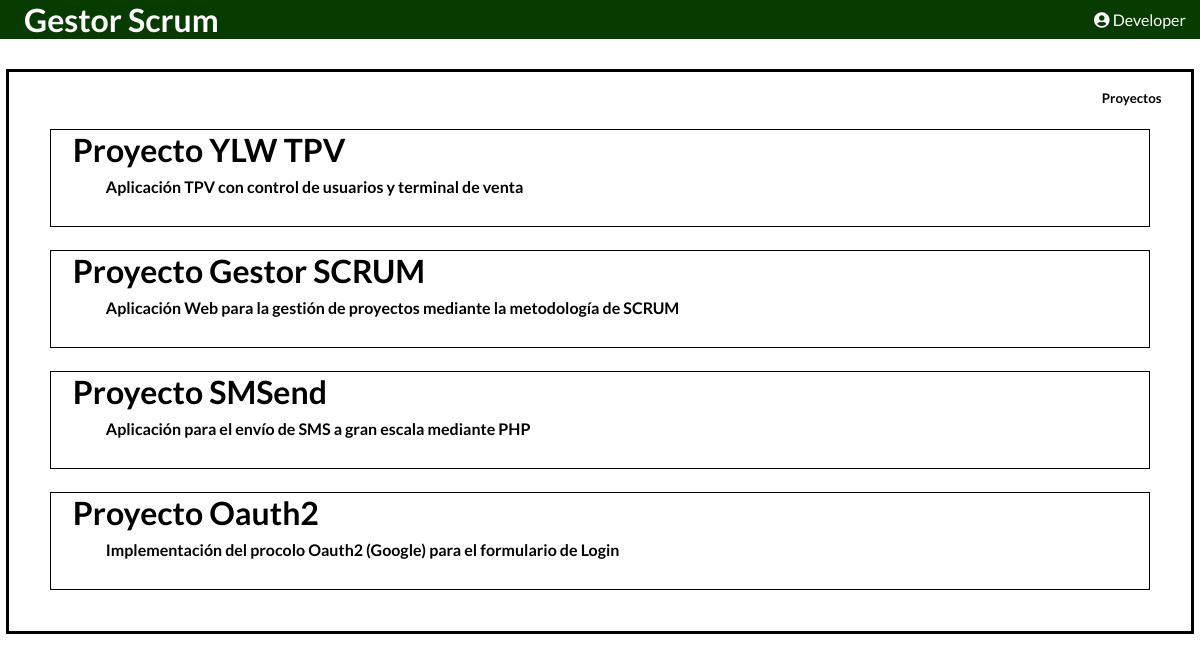
Screenshot of /UserPanel.php (signed in) with the database file from the repository.
### tables this page shows
CREATE TABLE `Proyectos` (
  `ID_Proyecto` int(11) NOT NULL,
  `Nombre_Proyecto` varchar(50) NOT NULL,
  `Fecha_Inicio_Proyecto` date NOT NULL,
  `Fecha_Final_Proyecto` date NOT NULL,
  `Descripcion_Proyecto` varchar(256) DEFAULT NULL,
  `PO_Proyecto` varchar(100) NOT NULL,
  `SM_Proyecto` varchar(100) NOT NULL
);

### UserPanel.php (the view, shortened to what this page needs)
<!DOCTYPE html>
<html lang="es" dir="ltr">
  <head>
    <link rel="stylesheet" type="text/css" href="CSS/UserPanel_CSS/Styles.css">
  	<link rel="stylesheet" href="https://use.fontawesome.com/releases/v5.5.0/css/all.css">
  </head>
  <body onload="allowedOperations()">
    <header>
      <?php
        echo "<div class='Logo'>Gestor Scrum</div>";
        echo "<nav>";
          echo "<ul id='Menu'>";
            echo "<li><a><i class='fas fa-user-circle'></i> ".$_SESSION['InputUser']."</a>";
            echo "</li>";
          echo "</ul>";
        echo "</nav>";
      ?>
    </header>
    <?php
      $Connection = new mysqli("localhost", "scrum", "P@ssw0rd", "BD_Scrum");
      $Connection->set_charset("utf8");
      $Query = "SELECT *  FROM Proyectos";
      echo '<div class="GlobalContainer">';
      echo '<h5 class="GlobalContainerName">Proyectos</h5>';
      if ($Result = $Connection->query($Query)) {
        while ($Row = $Result->fetch_row()) {
          echo "<a><div class='LocalContainer' onclick='showProjectInfo(this)'>";
          echo "<h1 class='ProjectTitle'>$Row[1]</h1>";
          echo "<br>";
          echo "<p class='ProjectDesc'><b>$Row[4]</b></p>";
          echo "<br>";
          echo "</div><a>";
        }
      }
      echo "</div>";
    ?>
  </body>
</html>

### CSS/UserPanel_CSS/Styles.css (style rules this page uses)
* { font-family: 'Lato', sans-serif; }
.GlobalContainer { border: 3px solid black; margin: 2.5% 0.5% 0.5% 0.5%; padding: 1.5%; }
.GlobalContainerName { text-align: right; margin-right: 1%; }
.LocalContainer { border: 1px solid black; margin: 2% 2% 2% 2%; cursor: pointer; }
.Logo { display: flex; font-size: 2em; color: white; margin-left: 2%; align-content: center; font-weight: bold; }
a { text-decoration: none; color: black; }
.ProjectTitle { margin-left: 2%; }
.ProjectDesc { margin-left: 5%; margin-top: -1%; margin-bottom: 1%; }
* { margin: 0; padding: 0; }
header { font-family: Helvetica; width: auto; margin: 0 auto; background-color: #073B00; }
ul { list-style: none; }
nav { margin-top: -39px; float:right; }
#Menu li>a { background-color: #073B00; color: white; padding: 10px; display: block; text-decoration: none; min-width: 100px; }
#Menu>li { float: left; text-align:center }

### rows the page displays
proyectos: Nombre_Proyecto "Proyecto YLW TPV", Descripcion_Proyecto "Aplicación TPV con control de usuarios y terminal de venta"
proyectos: Nombre_Proyecto "Proyecto Gestor SCRUM", Descripcion_Proyecto "Aplicación Web para la gestión de proyectos mediante la metodología de SCRUM"
proyectos: Nombre_Proyecto "Proyecto SMSend", Descripcion_Proyecto "Aplicación para el envío de SMS a gran escala mediante PHP"
proyectos: Nombre_Proyecto "Proyecto Oauth2", Descripcion_Proyecto "Implementación del procolo Oauth2 (Google) para el formulario de Login"

### other values shown
$_SESSION['InputUser'] "Developer"
